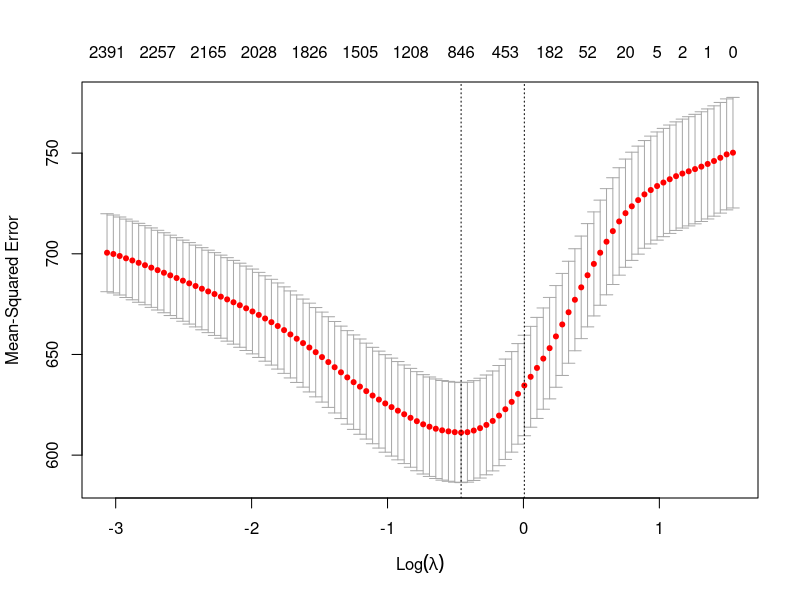
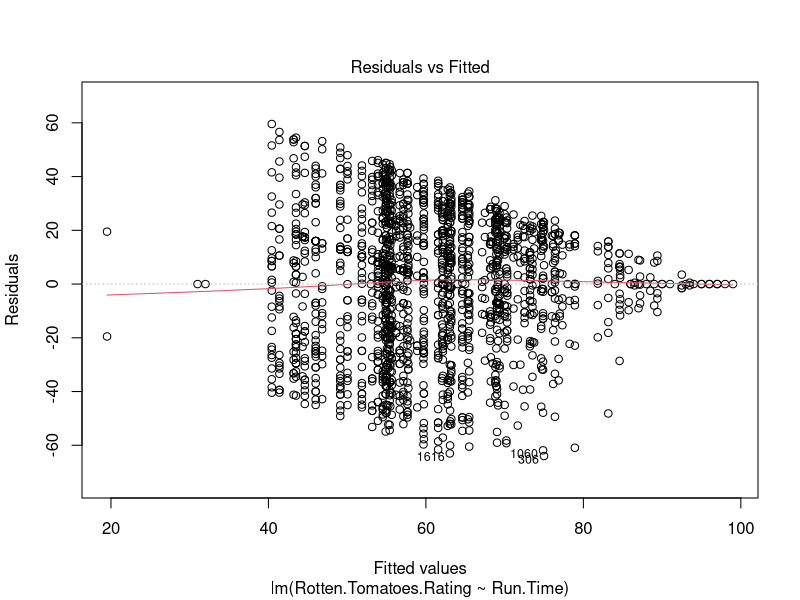
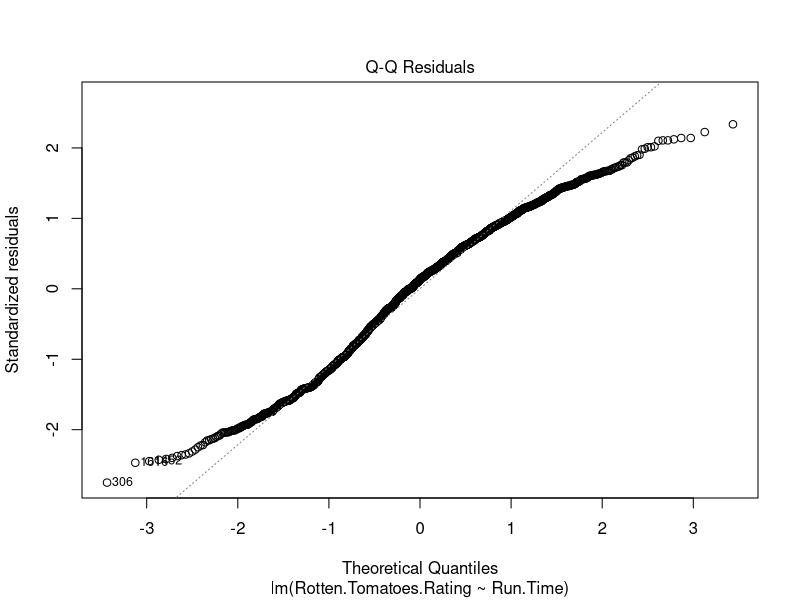
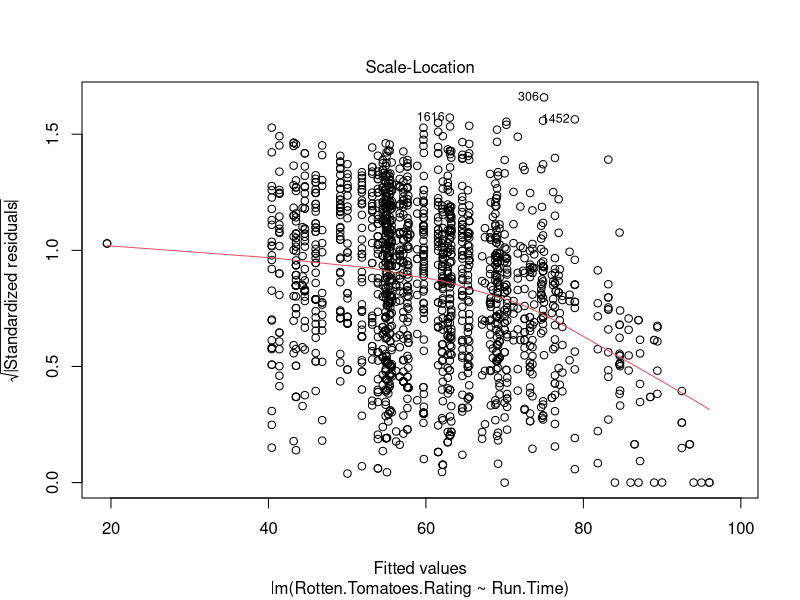
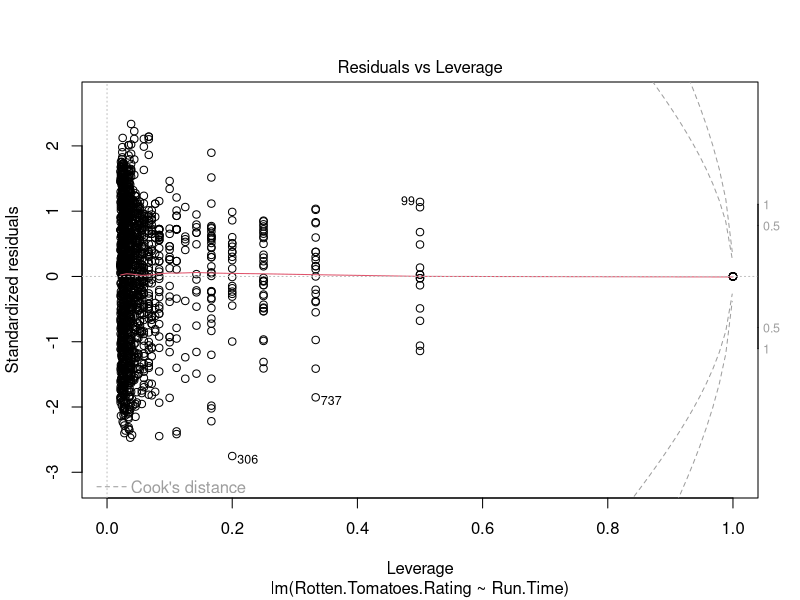

Write the R code that produced these figures, in order. (Note: this script raises an error after producing the figures.)
## ---- chunk 1
library(tidyverse)

x <- c(1)
movies_data <- read.csv("movie_data.csv")
movies_clean <- movies_data
movies_clean %>% map(~sum(is.na(.)))

movies_data <- read.csv("movie_data.csv")
head(movies_data)

movies_data <- drop_na(movies_data)
movies_clean <- movies_data
movies_clean %>% map(~sum(is.na(.)))

movies_clean$Run.Time <- movies_data$Run.Time %>% str_extract_all("\\d+") %>% map(~as.numeric(.)) %>%
  map(~.[1] * 60 + .[2]) %>% unlist()
## ---- chunk 2
movies_clean$Run.Time <-
  movies_clean$Run.Time %>%
  str_extract_all("\\d+") %>%
  map(as.numeric) %>%
  map(~ .[1] * 60 + dplyr::coalesce(.[2], 0)) %>%
  unlist()
## ---- chunk 3
km <- function(string){
  if(!is.na(as.numeric(string))){
    num <- as.numeric(string)
  }
  if(str_detect(string, "K")){
    num <- as.numeric(str_sub(string, 1, -2)) * 1000
  }
  if(str_detect(string, "M")){
    num <- as.numeric(str_sub(string, 1, -2)) * 1000000
  }
  num
}

movies_clean$Count.of.IMDb.Ratings <-
  movies_clean$Count.of.IMDb.Ratings %>%
  map_dbl(km)
## ---- chunk 4
movies_wide_genres <- movies_data %>% select(Title, Genre) %>% 
  separate_rows(Genre, sep = ",") %>%
  mutate(present = TRUE) %>%
  pivot_wider(
    names_from = Genre,
    values_from = present,
    values_fill = FALSE,
    values_fn = any
  )

movies_clean <- movies_clean %>% inner_join(movies_wide_genres, by = "Title")
## ---- chunk 5
library(dplyr)
library(tidyr)

movies_clean <- movies_data |> 
                  separate(
                    Release.Date,
                    into = c("Release.Date", "Country"),
                    sep = "\\(", 
                    fill= "right"
                    ) |>
                        mutate(date = str_trim(Release.Date),
                                Country = str_trim(sub("\\)$", "", Country)),
                                Release.Month= str_extract(date, "^[A-Za-z]+")
                              ) |>
                                relocate(Release.Month, .before = Release.Date)
## ---- chunk 6
library(tidyverse)
library(readr)
library(stringr)

#assume 3% average annual inflation
base_year <- 2026
annual_inflation <- 0.03 

#identify what currencies are there
movies_data %>%
  mutate(budget_currency = str_trim(str_extract(Budget, "^[^0-9]+"))) %>%
  count(budget_currency, sort = TRUE)

#exchange rates as of 20 Feb 2026
exchange_rates <- tibble(
  budget_currency = c("$", "£", "EUR", "CA$", "A$", "¥", "RUR", "₹", "CN¥", "R$", "THB"),
  rate_to_usd = c(
    1.00,   # USD
    1.35,   # GBP
    1.18,   # EUR
    0.73,   # CAD
    0.71,   # AUD
    0.0065, # JPY
    0.013,  # RUR (old russian ruble)
    0.011,  # INR
    0.14,   # CNY
    0.19,   # BRL
    0.032   # THB
  )
)

#convert
movies_clean <- movies_data %>%
  mutate(
    budget_usd_2026 = {
      currency <- str_trim(str_extract(Budget, "^[^0-9]+"))
      currency[is.na(currency)] <- "$"

      # standardize: old currencies to euro
      currency[currency == "€"] <- "EUR"
      currency[currency %in% c("DEM", "FRF")] <- "EUR"

      value <- parse_number(Budget) 

      rate <- exchange_rates$rate_to_usd[match(currency, exchange_rates$budget_currency)]
      rate[is.na(rate)] <- 1  # if no currency, treat as USD

      years <- base_year - as.integer(Year) 

      (value * rate) * (1 + annual_inflation)^years #inflate to 2026 USD (future value formula)
    }
  )
## ---- chunk 7
class(movies_clean[["Domestic.Gross"]][1]) #so we know its a character

movies_clean[["Domestic.Gross"]] <- as.numeric(gsub("[\\$,]", "", movies_clean[["Domestic.Gross"]]))

class(movies_clean[["Domestic.Gross"]][1])
## ---- chunk 8
movies_clean[["Domestic.Weekend.Gross"]] <- as.numeric(gsub("[\\$,]", "", movies_clean[["Domestic.Weekend.Gross"]]))
## ---- chunk 9
movies_clean[["Worldwide.Gross"]] <- as.numeric(gsub("[\\$,]", "", movies_clean[["Worldwide.Gross"]]))
## ---- chunk 10
library(dplyr)
library(readr)

movies_clean <- movies_clean %>%
  mutate(
    domestic_gross_2026 =
      Domestic.Gross *
      (1 + annual_inflation)^(base_year - as.integer(Year)),

    domestic_weekend_gross_2026 =
      Domestic.Weekend.Gross *
      (1 + annual_inflation)^(base_year - as.integer(Year)),

    worldwide_gross_2026 =
      Worldwide.Gross *
      (1 + annual_inflation)^(base_year - as.integer(Year))
  )
## ---- chunk 11
movies_clean[["Rotten.Tomatoes.Rating"]] <- as.numeric(gsub("%", "", movies_clean[["Rotten.Tomatoes.Rating"]]))
## ---- chunk 12
#runtime, genre, certificate, budget, release month
# do genre and certificant different 

#perform lasso to select relevant variables
library(tidyverse)
library(glmnet)

movies_clean <- drop_na(movies_clean)

x <- model.matrix(
  Rotten.Tomatoes.Rating ~ Run.Time + Budget + Genre + Directors + Writers + Certificate,
  data = movies_clean
)[, -1] 

y <- movies_clean$Rotten.Tomatoes.Rating

set.seed(123)
lasso_cv <- cv.glmnet(x, y, alpha = 1)  

plot(lasso_cv)

best_lambda <- lasso_cv$lambda.min
best_lambda

coef(lasso_cv, s = "lambda.min")

#i give up here
## ---- chunk 13
#runtime effect on ratings 

#rotten tomato ratings
attach(movies_clean)
runtime_vs_rating_rt <- lm(Rotten.Tomatoes.Rating ~ Run.Time)
summary(runtime_vs_rating_rt)
plot(runtime_vs_rating_rt)

#IMdb ratings
imdb_ratings_proportion <- IMDb.Rating * Count.of.IMDb.Ratings
runtime_vs_rating_imdb <- lm(imdb_ratings_proportion ~ Run.Time)
summary(runtime_vs_rating_imdb)
plot(runtime_vs_rating_imdb)

#metascore ratings
runtime_vs_rating_meta <- lm(Metascore.Rating ~ Run.Time)
summary(runtime_vs_rating_meta)
plot(runtime_vs_rating_meta)
